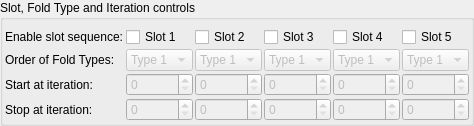
    <widget class="QGroupBox" name="groupBox_3">
     <property name="title">
      <string>Slot, Fold Type and Iteration controls</string>
     </property>
     <layout class="QVBoxLayout" name="verticalLayout_6">
      <property name="leftMargin">
       <number>2</number>
      </property>
      <property name="topMargin">
       <number>2</number>
      </property>
      <property name="rightMargin">
       <number>2</number>
      </property>
      <property name="bottomMargin">
       <number>2</number>
      </property>
      <item>
       <layout class="QGridLayout" name="gridLayout_75">
        <property name="topMargin">
         <number>5</number>
        </property>
        <property name="spacing">
         <number>2</number>
        </property>
        <item row="3" column="2">
         <widget class="MySpinBox" name="spinboxInt_transf_stop_iterations_B">
          <property name="enabled">
           <bool>false</bool>
          </property>
          <property name="sizePolicy">
           <sizepolicy hsizetype="Minimum" vsizetype="Maximum">
            <horstretch>0</horstretch>
            <verstretch>0</verstretch>
           </sizepolicy>
          </property>
          <property name="maximum">
           <number>250</number>
          </property>
         </widget>
        </item>
        <item row="1" column="3">
         <widget class="QComboBox" name="comboBox_surfFolds_order_of_folds_3">
          <property name="enabled">
           <bool>false</bool>
          </property>
          <item>
           <property name="text">
            <string>Type 1</string>
           </property>
          </item>
          <item>
           <property name="text">
            <string>Type 2</string>
           </property>
          </item>
          <item>
           <property name="text">
            <string>Type 3</string>
           </property>
          </item>
          <item>
           <property name="text">
            <string>Type 4</string>
           </property>
          </item>
          <item>
           <property name="text">
            <string>Type 5</string>
           </property>
          </item>
         </widget>
        </item>
        <item row="1" column="5">
         <widget class="QComboBox" name="comboBox_surfFolds_order_of_folds_5">
          <property name="enabled">
           <bool>false</bool>
          </property>
          <item>
           <property name="text">
            <string>Type 1</string>
           </property>
          </item>
          <item>
           <property name="text">
            <string>Type 2</string>
           </property>
          </item>
          <item>
           <property name="text">
            <string>Type 3</string>
           </property>
          </item>
          <item>
           <property name="text">
            <string>Type 4</string>
           </property>
          </item>
          <item>
           <property name="text">
            <string>Type 5</string>
           </property>
          </item>
         </widget>
        </item>
        <item row="1" column="4">
         <widget class="QComboBox" name="comboBox_surfFolds_order_of_folds_4">
          <property name="enabled">
           <bool>false</bool>
          </property>
          <item>
           <property name="text">
            <string>Type 1</string>
           </property>
          </item>
          <item>
           <property name="text">
            <string>Type 2</string>
           </property>
          </item>
          <item>
           <property name="text">
            <string>Type 3</string>
           </property>
          </item>
          <item>
           <property name="text">
            <string>Type 4</string>
           </property>
          </item>
          <item>
           <property name="text">
            <string>Type 5</string>
           </property>
          </item>
         </widget>
        </item>
        <item row="1" column="2">
         <widget class="QComboBox" name="comboBox_surfFolds_order_of_folds_2">
          <property name="enabled">
           <bool>false</bool>
          </property>
          <item>
           <property name="text">
            <string>Type 1</string>
           </property>
          </item>
          <item>
           <property name="text">
            <string>Type 2</string>
           </property>
          </item>
          <item>
           <property name="text">
            <string>Type 3</string>
           </property>
          </item>
          <item>
           <property name="text">
            <string>Type 4</string>
           </property>
          </item>
          <item>
           <property name="text">
            <string>Type 5</string>
           </property>
          </item>
         </widget>
        </item>
        <item row="0" column="4">
         <widget class="QCheckBox" name="checkBox_transf_function_enabledBx_false">
          <property name="text">
           <string>Slot 4</string>
          </property>
         </widget>
        </item>
        <item row="1" column="0">
         <widget class="QLabel" name="label_10">
          <property name="text">
           <string>Order of Fold Types:</string>
          </property>
         </widget>
        </item>
        <item row="1" column="1">
         <widget class="QComboBox" name="comboBox_surfFolds_order_of_folds_1">
          <property name="enabled">
           <bool>false</bool>
          </property>
          <item>
           <property name="text">
            <string>Type 1</string>
           </property>
          </item>
          <item>
           <property name="text">
            <string>Type 2</string>
           </property>
          </item>
          <item>
           <property name="text">
            <string>Type 3</string>
           </property>
          </item>
          <item>
           <property name="text">
            <string>Type 4</string>
           </property>
          </item>
          <item>
           <property name="text">
            <string>Type 5</string>
           </property>
          </item>
         </widget>
        </item>
        <item row="0" column="3">
         <widget class="QCheckBox" name="checkBox_transf_function_enabledAz_false">
          <property name="text">
           <string>Slot 3</string>
          </property>
         </widget>
        </item>
        <item row="0" column="5">
         <widget class="QCheckBox" name="checkBox_transf_function_enabledBy_false">
          <property name="text">
           <string>Slot 5</string>
          </property>
         </widget>
        </item>
        <item row="0" column="2">
         <widget class="QCheckBox" name="checkBox_transf_function_enabledAy_false">
          <property name="text">
           <string>Slot 2</string>
          </property>
         </widget>
        </item>
        <item row="2" column="1">
         <widget class="MySpinBox" name="spinboxInt_transf_start_iterations_A">
          <property name="enabled">
           <bool>false</bool>
          </property>
          <property name="sizePolicy">
           <sizepolicy hsizetype="Minimum" vsizetype="Maximum">
            <horstretch>0</horstretch>
            <verstretch>0</verstretch>
           </sizepolicy>
          </property>
          <property name="maximum">
           <number>250</number>
          </property>
         </widget>
        </item>
        <item row="3" column="0">
         <widget class="QLabel" name="label_14">
          <property name="text">
           <string>Stop at iteration:</string>
          </property>
         </widget>
        </item>
        <item row="2" column="2">
         <widget class="MySpinBox" name="spinboxInt_transf_start_iterations_B">
          <property name="enabled">
           <bool>false</bool>
          </property>
          <property name="sizePolicy">
           <sizepolicy hsizetype="Minimum" vsizetype="Maximum">
            <horstretch>0</horstretch>
            <verstretch>0</verstretch>
           </sizepolicy>
          </property>
          <property name="maximum">
           <number>250</number>
          </property>
         </widget>
        </item>
        <item row="2" column="3">
         <widget class="MySpinBox" name="spinboxInt_transf_start_iterations_C">
          <property name="enabled">
           <bool>false</bool>
          </property>
          <property name="sizePolicy">
           <sizepolicy hsizetype="Minimum" vsizetype="Maximum">
            <horstretch>0</horstretch>
            <verstretch>0</verstretch>
           </sizepolicy>
          </property>
          <property name="maximum">
           <number>250</number>
          </property>
         </widget>
        </item>
        <item row="3" column="1">
         <widget class="MySpinBox" name="spinboxInt_transf_stop_iterations_A">
          <property name="enabled">
           <bool>false</bool>
          </property>
          <property name="sizePolicy">
           <sizepolicy hsizetype="Minimum" vsizetype="Maximum">
            <horstretch>0</horstretch>
            <verstretch>0</verstretch>
           </sizepolicy>
          </property>
          <property name="maximum">
           <number>250</number>
          </property>
         </widget>
        </item>
        <item row="2" column="4">
         <widget class="MySpinBox" name="spinboxInt_transf_start_iterations_D">
          <property name="enabled">
           <bool>false</bool>
          </property>
          <property name="sizePolicy">
           <sizepolicy hsizetype="Minimum" vsizetype="Maximum">
            <horstretch>0</horstretch>
            <verstretch>0</verstretch>
           </sizepolicy>
          </property>
          <property name="maximum">
           <number>250</number>
          </property>
         </widget>
        </item>
        <item row="2" column="5">
         <widget class="MySpinBox" name="spinboxInt_transf_start_iterations_E">
          <property name="enabled">
           <bool>false</bool>
          </property>
          <property name="sizePolicy">
           <sizepolicy hsizetype="Minimum" vsizetype="Maximum">
            <horstretch>0</horstretch>
            <verstretch>0</verstretch>
           </sizepolicy>
          </property>
          <property name="maximum">
           <number>250</number>
          </property>
         </widget>
        </item>
        <item row="3" column="3">
         <widget class="MySpinBox" name="spinboxInt_transf_stop_iterations_C">
          <property name="enabled">
           <bool>false</bool>
          </property>
          <property name="sizePolicy">
           <sizepolicy hsizetype="Minimum" vsizetype="Maximum">
            <horstretch>0</horstretch>
            <verstretch>0</verstretch>
           </sizepolicy>
          </property>
          <property name="maximum">
           <number>250</number>
          </property>
         </widget>
        </item>
        <item row="3" column="4">
         <widget class="MySpinBox" name="spinboxInt_transf_stop_iterations_D">
          <property name="enabled">
           <bool>false</bool>
          </property>
          <property name="sizePolicy">
           <sizepolicy hsizetype="Minimum" vsizetype="Maximum">
            <horstretch>0</horstretch>
            <verstretch>0</verstretch>
           </sizepolicy>
          </property>
          <property name="maximum">
           <number>250</number>
          </property>
         </widget>
        </item>
        <item row="3" column="5">
         <widget class="MySpinBox" name="spinboxInt_transf_stop_iterations_E">
          <property name="enabled">
           <bool>false</bool>
          </property>
          <property name="sizePolicy">
           <sizepolicy hsizetype="Minimum" vsizetype="Maximum">
            <horstretch>0</horstretch>
            <verstretch>0</verstretch>
           </sizepolicy>
          </property>
          <property name="maximum">
           <number>250</number>
          </property>
         </widget>
        </item>
        <item row="2" column="0">
         <widget class="QLabel" name="label_13">
          <property name="text">
           <string>Start at iteration:</string>
          </property>
         </widget>
        </item>
        <item row="0" column="0">
         <widget class="QLabel" name="label_7">
          <property name="text">
           <string>Enable slot sequence:</string>
          </property>
         </widget>
        </item>
        <item row="0" column="1">
         <widget class="QCheckBox" name="checkBox_transf_function_enabledAx">
          <property name="text">
           <string>Slot 1</string>
          </property>
         </widget>
        </item>
       </layout>
      </item>
     </layout>
    </widget>
